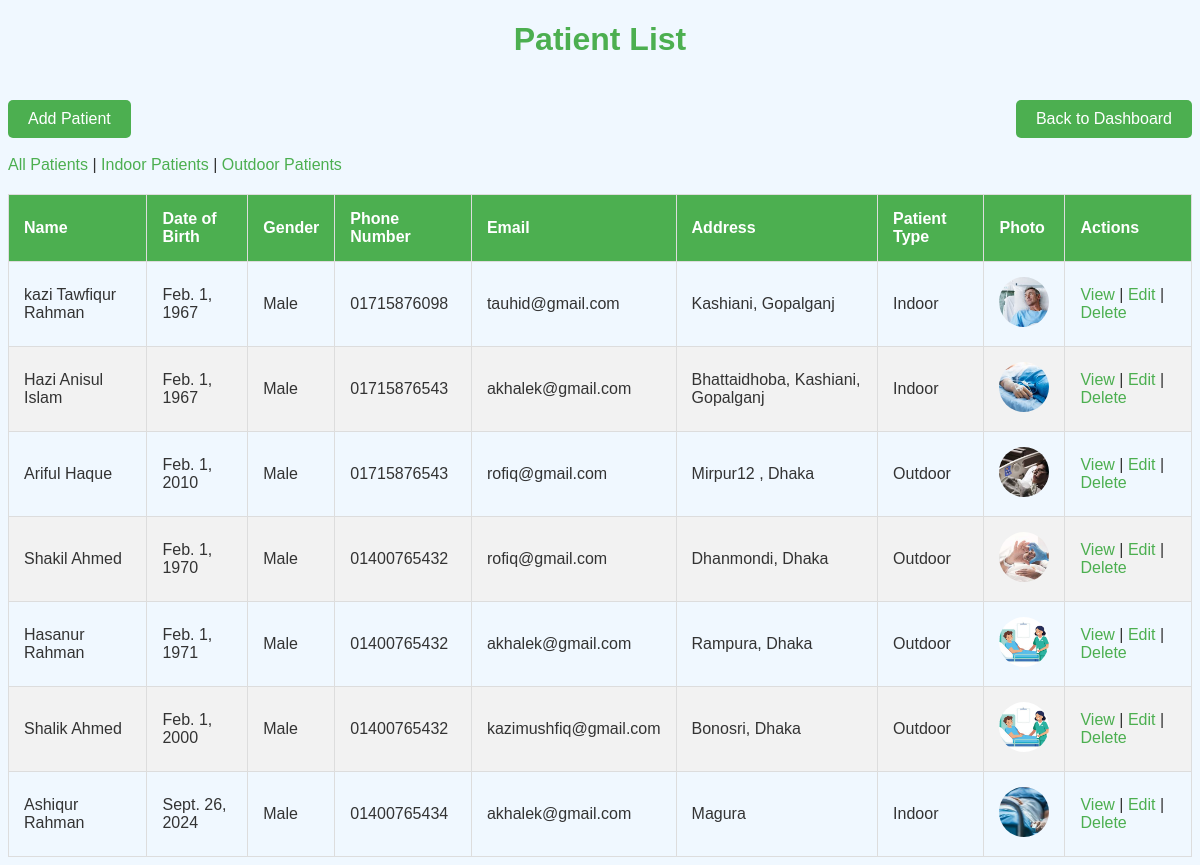
Screenshot of /patients/ (signed in) with the database file from the repository.
### hospital/models.py (models this page shows, shortened)
class Patient(models.Model):
    PATIENT_TYPES = [
        ('indoor', 'Indoor'),
        ('outdoor', 'Outdoor'),
    ]
    name = models.CharField(max_length=200, null=True, blank=True)
    date_of_birth = models.DateField(null=True, blank=True)
    gender = models.CharField(max_length=10, null=True, blank=True,
                    choices=[('M', 'Male'), ('F', 'Female'), ('O', 'Other')])
    phone_number = models.CharField(max_length=15, null=True, blank=True)
    email = models.EmailField(null=True, blank=True)
    address = models.TextField(null=True, blank=True)
    photo = models.ImageField(upload_to='patient_photos/', null=True, blank=True)
    patient_type = models.CharField(max_length=7,
                                    choices=PATIENT_TYPES, default='outdoor')
    is_admitted = models.BooleanField(default=False)
    admission_date = models.DateTimeField(null=True, blank=True)
    discharge_date = models.DateTimeField(null=True, blank=True)
    bed = models.OneToOneField(Bed, on_delete=models.SET_NULL,
                               null=True, blank=True, related_name='current_patient')

### hospital/views.py (the view)
# urls.py: path('patients/', views.patient_list, name='patient_list'),
@login_required
def patient_list(request):
    patient_type = request.GET.get('type', 'all')
    if patient_type == 'indoor':
        patients = Patient.objects.filter(patient_type='indoor')
    elif patient_type == 'outdoor':
        patients = Patient.objects.filter(patient_type='outdoor')
    else:
        patients = Patient.objects.all()
    context = {'patients': patients, 'current_type': patient_type}
    return render(request, 'hospital/patient_list.html', context)

### hospital/templates/hospital/patient_list.html (shortened to what this page needs)
<!DOCTYPE html>
<html>
<head>
</head>
<body>
    <h1 style="text-align: center;">Patient List</h1>
    <a class="add-patient" href="{% url 'patient_add' %}">Add Patient</a>
    <a class="back-to-dashboard" href="{% url 'dashboard' %}" style="float: right;">
        Back to Dashboard
    </a><br><br>
    <div>
        <a href="{% url 'patient_list' %}?type=all">All Patients</a> |
        <a href="{% url 'patient_list' %}?type=indoor">Indoor Patients</a> |
        <a href="{% url 'patient_list' %}?type=outdoor">Outdoor Patients</a>
    </div>
    <table>
        <thead>
            <tr>
                <th>Name</th>
                <th>Date of Birth</th>
                <th>Gender</th>
                <th>Phone Number</th>
                <th>Email</th>
                <th>Address</th>
                <th>Patient Type</th>
                <th>Photo</th>
                <th>Actions</th>
            </tr>
        </thead>
        <tbody>
            {% for patient in patients %}
            <tr>
                <td>{{ patient.name }}</td>
                <td>{{ patient.date_of_birth|default_if_none:"N/A" }}</td>
                <td>{{ patient.get_gender_display|default_if_none:"N/A" }}</td>
                <td>{{ patient.phone_number|default_if_none:"N/A" }}</td>
                <td>{{ patient.email|default_if_none:"N/A" }}</td>
                <td>{{ patient.address|default_if_none:"N/A" }}</td>
                <td>{{ patient.get_patient_type_display }}</td>
                <td>
                    {% if patient.photo %}
                        <img src="{{ patient.photo.url }}" alt="{{ patient.name }}" class="patient-photo">
                    {% else %}
                        <div class="no-photo">No Photo</div>
                    {% endif %}
                </td>
                <td>
                    <a href="{% url 'patient_detail' patient.id %}">View</a> |
                    <a href="{% url 'patient_edit' patient.id %}">Edit</a> |
                    <a href="{% url 'patient_delete' patient.id %}">Delete</a>
                </td>
            </tr>
            {% endfor %}
        </tbody>
    </table>
</body>
</html>

### hospital/templates/hospital/patient_list.html (style rules this page uses)
body { background-color: #f0f8ff; font-family: Arial, sans-serif; color: #333; }
h1 { color: #4CAF50; }
table { width: 100%; border-collapse: collapse; margin-top: 20px; }
table, th, td { border: 1px solid #ddd; }
th, td { padding: 15px; text-align: left; }
th { background-color: #4CAF50; color: white; }
tr:nth-child(even) { background-color: #f2f2f2; }
a { color: #4CAF50; text-decoration: none; }
.add-patient, .back-to-dashboard { display: inline-block; margin-top: 20px; padding: 10px 20px; background-color: #4CAF50; color: white; text-decoration: none; border-radius: 5px; }
.patient-photo { width: 50px; height: 50px; object-fit: cover; border-radius: 50%; }

### rows the page displays
Patient: name "kazi Tawfiqur Rahman", date_of_birth "Feb. 1, 1967", gender "Male", phone_number "01715876098", email "tauhid@gmail.com", address "Kashiani, Gopalganj", patient_type "Indoor", photo (picture)
Patient: name "Hazi Anisul Islam", date_of_birth "Feb. 1, 1967", gender "Male", phone_number "01715876543", email "akhalek@gmail.com", address "Bhattaidhoba, Kashiani, Gopalganj", patient_type "Indoor", photo (picture)
Patient: name "Ariful Haque", date_of_birth "Feb. 1, 2010", gender "Male", phone_number "01715876543", email "rofiq@gmail.com", address "Mirpur12 , Dhaka", patient_type "Outdoor", photo (picture)
Patient: name "Shakil Ahmed", date_of_birth "Feb. 1, 1970", gender "Male", phone_number "01400765432", email "rofiq@gmail.com", address "Dhanmondi, Dhaka", patient_type "Outdoor", photo (picture)
Patient: name "Hasanur Rahman", date_of_birth "Feb. 1, 1971", gender "Male", phone_number "01400765432", email "akhalek@gmail.com", address "Rampura, Dhaka", patient_type "Outdoor", photo (picture)
Patient: name "Shalik Ahmed", date_of_birth "Feb. 1, 2000", gender "Male", phone_number "01400765432", email "kazimushfiq@gmail.com", address "Bonosri, Dhaka", patient_type "Outdoor", photo (picture)
Patient: name "Ashiqur Rahman", date_of_birth "Sept. 26, 2024", gender "Male", phone_number "01400765434", email "akhalek@gmail.com", address "Magura", patient_type "Indoor", photo (picture)
